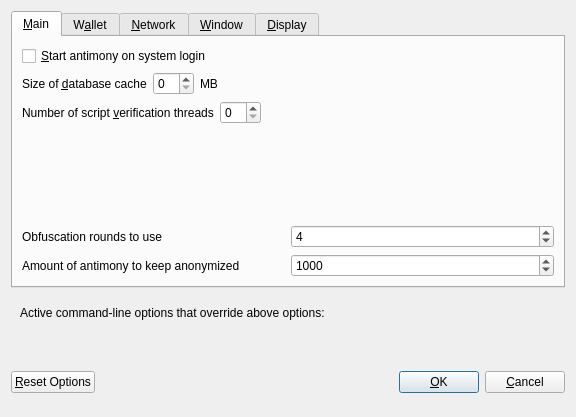
<?xml version="1.0" encoding="UTF-8"?>
<ui version="4.0">
 <class>OptionsDialog</class>
 <widget class="QDialog" name="OptionsDialog">
  <property name="geometry">
   <rect>
    <x>0</x>
    <y>0</y>
    <width>576</width>
    <height>417</height>
   </rect>
  </property>
  <property name="windowTitle">
   <string>Options</string>
  </property>
  <property name="modal">
   <bool>true</bool>
  </property>
  <layout class="QVBoxLayout" name="verticalLayout">
   <item>
    <widget class="QTabWidget" name="tabWidget">
     <property name="currentIndex">
      <number>0</number>
     </property>
     <widget class="QWidget" name="tabMain">
      <attribute name="title">
       <string>&amp;Main</string>
      </attribute>
      <layout class="QVBoxLayout" name="verticalLayout_Main">
       <item>
        <widget class="QCheckBox" name="bitcoinAtStartup">
         <property name="toolTip">
          <string>Automatically start antimony after logging in to the system.</string>
         </property>
         <property name="text">
          <string>&amp;Start antimony on system login</string>
         </property>
        </widget>
       </item>
       <item>
        <layout class="QHBoxLayout" name="horizontalLayout_2_Main">
         <item>
          <widget class="QLabel" name="databaseCacheLabel">
           <property name="text">
            <string>Size of &amp;database cache</string>
           </property>
           <property name="textFormat">
            <enum>Qt::PlainText</enum>
           </property>
           <property name="buddy">
            <cstring>databaseCache</cstring>
           </property>
          </widget>
         </item>
         <item>
          <widget class="QSpinBox" name="databaseCache"/>
         </item>
         <item>
          <widget class="QLabel" name="databaseCacheUnitLabel">
           <property name="text">
            <string>MB</string>
           </property>
           <property name="textFormat">
            <enum>Qt::PlainText</enum>
           </property>
          </widget>
         </item>
         <item>
          <spacer name="horizontalSpacer_2_Main">
           <property name="orientation">
            <enum>Qt::Horizontal</enum>
           </property>
           <property name="sizeHint" stdset="0">
            <size>
             <width>40</width>
             <height>20</height>
            </size>
           </property>
          </spacer>
         </item>
        </layout>
       </item>
       <item>
        <layout class="QHBoxLayout" name="horizontalLayout_3_Main">
         <item>
          <widget class="QLabel" name="threadsScriptVerifLabel">
           <property name="text">
            <string>Number of script &amp;verification threads</string>
           </property>
           <property name="textFormat">
            <enum>Qt::PlainText</enum>
           </property>
           <property name="buddy">
            <cstring>threadsScriptVerif</cstring>
           </property>
          </widget>
         </item>
         <item>
          <widget class="QSpinBox" name="threadsScriptVerif">
           <property name="toolTip">
            <string>(0 = auto, &lt;0 = leave that many cores free)</string>
           </property>
          </widget>
         </item>
         <item>
          <spacer name="horizontalSpacer_3_Main">
           <property name="orientation">
            <enum>Qt::Horizontal</enum>
           </property>
           <property name="sizeHint" stdset="0">
            <size>
             <width>40</width>
             <height>20</height>
            </size>
           </property>
          </spacer>
         </item>
        </layout>
       </item>
       <item>
        <spacer name="verticalSpacer_Main">
         <property name="orientation">
          <enum>Qt::Vertical</enum>
         </property>
         <property name="sizeHint" stdset="0">
          <size>
           <width>20</width>
           <height>40</height>
          </size>
         </property>
        </spacer>
       </item>
       <item>
        <layout class="QHBoxLayout" name="horizontalLayout_4_Main">
         <item>
          <widget class="QLabel" name="label">
           <property name="toolTip">
            <string>This setting determines the amount of individual masternodes that an input will be anonymized through.&lt;br/&gt;More rounds of anonymization gives a higher degree of privacy, but also costs more in fees.</string>
           </property>
           <property name="text">
            <string>Obfuscation rounds to use</string>
           </property>
          </widget>
         </item>
         <item>
          <widget class="QSpinBox" name="obfuscationRounds">
           <property name="minimum">
            <number>2</number>
           </property>
           <property name="maximum">
            <number>8</number>
           </property>
           <property name="value">
            <number>4</number>
           </property>
          </widget>
         </item>
        </layout>
       </item>
       <item>
        <layout class="QHBoxLayout" name="horizontalLayout">
         <item>
          <widget class="QLabel" name="label_2">
           <property name="toolTip">
            <string>This amount acts as a threshold to turn off Obfuscation once it's reached.</string>
           </property>
           <property name="statusTip">
            <string notr="true"/>
           </property>
           <property name="whatsThis">
            <string notr="true"/>
           </property>
           <property name="accessibleName">
            <string notr="true"/>
           </property>
           <property name="accessibleDescription">
            <string notr="true"/>
           </property>
           <property name="text">
            <string>Amount of antimony to keep anonymized</string>
           </property>
          </widget>
         </item>
         <item>
          <widget class="QSpinBox" name="anonymizeantimony">
           <property name="minimum">
            <number>100</number>
           </property>
           <property name="maximum">
            <number>100000</number>
           </property>
           <property name="singleStep">
            <number>100</number>
           </property>
           <property name="value">
            <number>1000</number>
           </property>
          </widget>
         </item>
        </layout>
       </item>
      </layout>
     </widget>
     <widget class="QWidget" name="tabWallet">
      <attribute name="title">
       <string>W&amp;allet</string>
      </attribute>
      <layout class="QVBoxLayout" name="verticalLayout_Wallet">
       <item>
        <widget class="QGroupBox" name="groupBox">
         <property name="title">
          <string>Expert</string>
         </property>
         <layout class="QVBoxLayout" name="verticalLayout_2">
          <item>
           <widget class="QCheckBox" name="coinControlFeatures">
            <property name="toolTip">
             <string>Whether to show coin control features or not.</string>
            </property>
            <property name="text">
             <string>Enable coin &amp;control features</string>
            </property>
           </widget>
          </item>
          <item>
           <widget class="QCheckBox" name="showMasternodesTab">
            <property name="toolTip">
             <string>Show additional tab listing all your masternodes in first sub-tab&lt;br/&gt;and all masternodes on the network in second sub-tab.</string>
            </property>
            <property name="text">
             <string>Show Masternodes Tab</string>
            </property>
           </widget>
          </item>
          <item>
           <widget class="QCheckBox" name="spendZeroConfChange">
            <property name="toolTip">
             <string>If you disable the spending of unconfirmed change, the change from a transaction&lt;br/&gt;cannot be used until that transaction has at least one confirmation.&lt;br/&gt;This also affects how your balance is computed.</string>
            </property>
            <property name="text">
             <string>&amp;Spend unconfirmed change</string>
            </property>
           </widget>
          </item>
         </layout>
        </widget>
       </item>
       <item>
        <spacer name="verticalSpacer_Wallet">
         <property name="orientation">
          <enum>Qt::Vertical</enum>
         </property>
         <property name="sizeHint" stdset="0">
          <size>
           <width>20</width>
           <height>40</height>
          </size>
         </property>
        </spacer>
       </item>
      </layout>
     </widget>
     <widget class="QWidget" name="tabNetwork">
      <attribute name="title">
       <string>&amp;Network</string>
      </attribute>
      <layout class="QVBoxLayout" name="verticalLayout_Network">
       <item>
        <widget class="QCheckBox" name="mapPortUpnp">
         <property name="toolTip">
          <string>Automatically open the antimony client port on the router. This only works when your router supports UPnP and it is enabled.</string>
         </property>
         <property name="text">
          <string>Map port using &amp;UPnP</string>
         </property>
        </widget>
       </item>
       <item>
        <widget class="QCheckBox" name="allowIncoming">
         <property name="toolTip">
          <string>Accept connections from outside</string>
         </property>
         <property name="text">
          <string>Allow incoming connections</string>
         </property>
        </widget>
       </item>
       <item>
        <widget class="QCheckBox" name="connectSocks">
         <property name="toolTip">
          <string>Connect to the antimony network through a SOCKS5 proxy.</string>
         </property>
         <property name="text">
          <string>&amp;Connect through SOCKS5 proxy (default proxy):</string>
         </property>
        </widget>
       </item>
       <item>
        <layout class="QHBoxLayout" name="horizontalLayout_1_Network">
         <item>
          <widget class="QLabel" name="proxyIpLabel">
           <property name="text">
            <string>Proxy &amp;IP:</string>
           </property>
           <property name="textFormat">
            <enum>Qt::PlainText</enum>
           </property>
           <property name="buddy">
            <cstring>proxyIp</cstring>
           </property>
          </widget>
         </item>
         <item>
          <widget class="QValidatedLineEdit" name="proxyIp">
           <property name="minimumSize">
            <size>
             <width>140</width>
             <height>0</height>
            </size>
           </property>
           <property name="maximumSize">
            <size>
             <width>140</width>
             <height>16777215</height>
            </size>
           </property>
           <property name="toolTip">
            <string>IP address of the proxy (e.g. IPv4: 127.0.0.1 / IPv6: ::1)</string>
           </property>
          </widget>
         </item>
         <item>
          <widget class="QLabel" name="proxyPortLabel">
           <property name="text">
            <string>&amp;Port:</string>
           </property>
           <property name="textFormat">
            <enum>Qt::PlainText</enum>
           </property>
           <property name="buddy">
            <cstring>proxyPort</cstring>
           </property>
          </widget>
         </item>
         <item>
          <widget class="QLineEdit" name="proxyPort">
           <property name="minimumSize">
            <size>
             <width>55</width>
             <height>0</height>
            </size>
           </property>
           <property name="maximumSize">
            <size>
             <width>55</width>
             <height>16777215</height>
            </size>
           </property>
           <property name="toolTip">
            <string>Port of the proxy (e.g. 9050)</string>
           </property>
          </widget>
         </item>
         <item>
          <spacer name="horizontalSpacer_1_Network">
           <property name="orientation">
            <enum>Qt::Horizontal</enum>
           </property>
           <property name="sizeHint" stdset="0">
            <size>
             <width>40</width>
             <height>20</height>
            </size>
           </property>
          </spacer>
         </item>
        </layout>
       </item>
       <item>
        <spacer name="verticalSpacer_Network">
         <property name="orientation">
          <enum>Qt::Vertical</enum>
         </property>
         <property name="sizeHint" stdset="0">
          <size>
           <width>20</width>
           <height>40</height>
          </size>
         </property>
        </spacer>
       </item>
      </layout>
     </widget>
     <widget class="QWidget" name="tabWindow">
      <attribute name="title">
       <string>&amp;Window</string>
      </attribute>
      <layout class="QVBoxLayout" name="verticalLayout_Window">
       <item>
        <widget class="QCheckBox" name="minimizeToTray">
         <property name="toolTip">
          <string>Show only a tray icon after minimizing the window.</string>
         </property>
         <property name="text">
          <string>&amp;Minimize to the tray instead of the taskbar</string>
         </property>
        </widget>
       </item>
       <item>
        <widget class="QCheckBox" name="minimizeOnClose">
         <property name="toolTip">
          <string>Minimize instead of exit the application when the window is closed. When this option is enabled, the application will be closed only after selecting Quit in the menu.</string>
         </property>
         <property name="text">
          <string>M&amp;inimize on close</string>
         </property>
        </widget>
       </item>
       <item>
        <spacer name="verticalSpacer_Window">
         <property name="orientation">
          <enum>Qt::Vertical</enum>
         </property>
         <property name="sizeHint" stdset="0">
          <size>
           <width>20</width>
           <height>40</height>
          </size>
         </property>
        </spacer>
       </item>
      </layout>
     </widget>
     <widget class="QWidget" name="tabDisplay">
      <attribute name="title">
       <string>&amp;Display</string>
      </attribute>
      <layout class="QVBoxLayout" name="verticalLayout_Display">
       <item>
        <layout class="QHBoxLayout" name="horizontalLayout_1_Display">
         <item>
          <widget class="QLabel" name="langLabel">
           <property name="text">
            <string>User Interface &amp;language:</string>
           </property>
           <property name="textFormat">
            <enum>Qt::PlainText</enum>
           </property>
           <property name="buddy">
            <cstring>lang</cstring>
           </property>
          </widget>
         </item>
         <item>
          <widget class="QValueComboBox" name="lang">
           <property name="toolTip">
            <string>The user interface language can be set here. This setting will take effect after restarting antimony.</string>
           </property>
          </widget>
         </item>
        </layout>
       </item>
       <item>
        <widget class="QLabel" name="label_3">
         <property name="toolTip">
          <string notr="true"/>
         </property>
         <property name="statusTip">
          <string notr="true"/>
         </property>
         <property name="whatsThis">
          <string notr="true"/>
         </property>
         <property name="accessibleName">
          <string notr="true"/>
         </property>
         <property name="text">
          <string>Language missing or translation incomplete? Help contributing translations here:
https://www.transifex.com/antimony-project/antimony-project-translations</string>
         </property>
         <property name="wordWrap">
          <bool>true</bool>
         </property>
         <property name="openExternalLinks">
          <bool>true</bool>
         </property>
         <property name="textInteractionFlags">
          <set>Qt::TextBrowserInteraction</set>
         </property>
        </widget>
       </item>
       <item>
        <layout class="QHBoxLayout" name="horizontalLayout_4_Display" stretch="0,0">
         <item>
          <widget class="QLabel" name="themeLabel">
           <property name="text">
            <string>User Interface Theme:</string>
           </property>
          </widget>
         </item>
         <item>
          <widget class="QValueComboBox" name="theme"/>
         </item>
        </layout>
       </item>
       <item>
        <widget class="Line" name="line">
         <property name="orientation">
          <enum>Qt::Horizontal</enum>
         </property>
        </widget>
       </item>
       <item>
        <layout class="QHBoxLayout" name="horizontalLayout_2_Display">
         <item>
          <widget class="QLabel" name="unitLabel">
           <property name="text">
            <string>&amp;Unit to show amounts in:</string>
           </property>
           <property name="textFormat">
            <enum>Qt::PlainText</enum>
           </property>
           <property name="buddy">
            <cstring>unit</cstring>
           </property>
          </widget>
         </item>
         <item>
          <widget class="QValueComboBox" name="unit">
           <property name="toolTip">
            <string>Choose the default subdivision unit to show in the interface and when sending coins.</string>
           </property>
          </widget>
         </item>
        </layout>
       </item>
       <item>
        <layout class="QHBoxLayout" name="horizontalLayout_5_Display">
         <item>
          <widget class="QLabel" name="digitsLabel">
           <property name="text">
            <string>Decimal digits</string>
           </property>
          </widget>
         </item>
         <item>
          <widget class="QValueComboBox" name="digits"/>
         </item>
        </layout>
       </item>
       <item>
        <layout class="QHBoxLayout" name="horizontalLayout_3_Display">
         <item>
          <widget class="QLabel" name="thirdPartyTxUrlsLabel">
           <property name="toolTip">
            <string>Third party URLs (e.g. a block explorer) that appear in the transactions tab as context menu items. %s in the URL is replaced by transaction hash. Multiple URLs are separated by vertical bar |.</string>
           </property>
           <property name="text">
            <string>Third party transaction URLs</string>
           </property>
           <property name="buddy">
            <cstring>thirdPartyTxUrls</cstring>
           </property>
          </widget>
         </item>
         <item>
          <widget class="QLineEdit" name="thirdPartyTxUrls">
           <property name="toolTip">
            <string>Third party URLs (e.g. a block explorer) that appear in the transactions tab as context menu items. %s in the URL is replaced by transaction hash. Multiple URLs are separated by vertical bar |.</string>
           </property>
          </widget>
         </item>
        </layout>
       </item>
       <item>
        <spacer name="verticalSpacer">
         <property name="orientation">
          <enum>Qt::Vertical</enum>
         </property>
         <property name="sizeHint" stdset="0">
          <size>
           <width>20</width>
           <height>40</height>
          </size>
         </property>
        </spacer>
       </item>
      </layout>
     </widget>
    </widget>
   </item>
   <item>
    <widget class="QFrame" name="frame">
     <layout class="QVBoxLayout" name="verticalLayout_Bottom">
      <item>
       <layout class="QHBoxLayout" name="horizontalLayout_Bottom">
        <item>
         <widget class="QLabel" name="overriddenByCommandLineInfoLabel">
          <property name="text">
           <string>Active command-line options that override above options:</string>
          </property>
          <property name="textFormat">
           <enum>Qt::PlainText</enum>
          </property>
         </widget>
        </item>
        <item>
         <spacer name="horizontalSpacer_Bottom">
          <property name="orientation">
           <enum>Qt::Horizontal</enum>
          </property>
          <property name="sizeHint" stdset="0">
           <size>
            <width>40</width>
            <height>20</height>
           </size>
          </property>
         </spacer>
        </item>
       </layout>
      </item>
      <item>
       <widget class="QLabel" name="overriddenByCommandLineLabel">
        <property name="text">
         <string/>
        </property>
        <property name="textFormat">
         <enum>Qt::PlainText</enum>
        </property>
        <property name="wordWrap">
         <bool>true</bool>
        </property>
       </widget>
      </item>
     </layout>
    </widget>
   </item>
   <item>
    <layout class="QHBoxLayout" name="horizontalLayout_Buttons">
     <item>
      <widget class="QPushButton" name="resetButton">
       <property name="toolTip">
        <string>Reset all client options to default.</string>
       </property>
       <property name="text">
        <string>&amp;Reset Options</string>
       </property>
       <property name="autoDefault">
        <bool>false</bool>
       </property>
      </widget>
     </item>
     <item>
      <spacer name="horizontalSpacer_1">
       <property name="orientation">
        <enum>Qt::Horizontal</enum>
       </property>
       <property name="sizeHint" stdset="0">
        <size>
         <width>40</width>
         <height>48</height>
        </size>
       </property>
      </spacer>
     </item>
     <item>
      <widget class="QLabel" name="statusLabel">
       <property name="minimumSize">
        <size>
         <width>200</width>
         <height>0</height>
        </size>
       </property>
       <property name="font">
        <font>
         <weight>75</weight>
         <bold>true</bold>
        </font>
       </property>
       <property name="text">
        <string/>
       </property>
       <property name="textFormat">
        <enum>Qt::PlainText</enum>
       </property>
       <property name="wordWrap">
        <bool>true</bool>
       </property>
      </widget>
     </item>
     <item>
      <spacer name="horizontalSpacer_2">
       <property name="orientation">
        <enum>Qt::Horizontal</enum>
       </property>
       <property name="sizeHint" stdset="0">
        <size>
         <width>40</width>
         <height>48</height>
        </size>
       </property>
      </spacer>
     </item>
     <item>
      <widget class="QPushButton" name="okButton">
       <property name="text">
        <string>&amp;OK</string>
       </property>
       <property name="autoDefault">
        <bool>false</bool>
       </property>
       <property name="default">
        <bool>true</bool>
       </property>
      </widget>
     </item>
     <item>
      <widget class="QPushButton" name="cancelButton">
       <property name="text">
        <string>&amp;Cancel</string>
       </property>
       <property name="autoDefault">
        <bool>false</bool>
       </property>
      </widget>
     </item>
    </layout>
   </item>
  </layout>
 </widget>
 <customwidgets>
  <customwidget>
   <class>QValidatedLineEdit</class>
   <extends>QLineEdit</extends>
   <header>qvalidatedlineedit.h</header>
  </customwidget>
  <customwidget>
   <class>QValueComboBox</class>
   <extends>QComboBox</extends>
   <header>qvaluecombobox.h</header>
  </customwidget>
 </customwidgets>
 <resources/>
 <connections/>
</ui>
